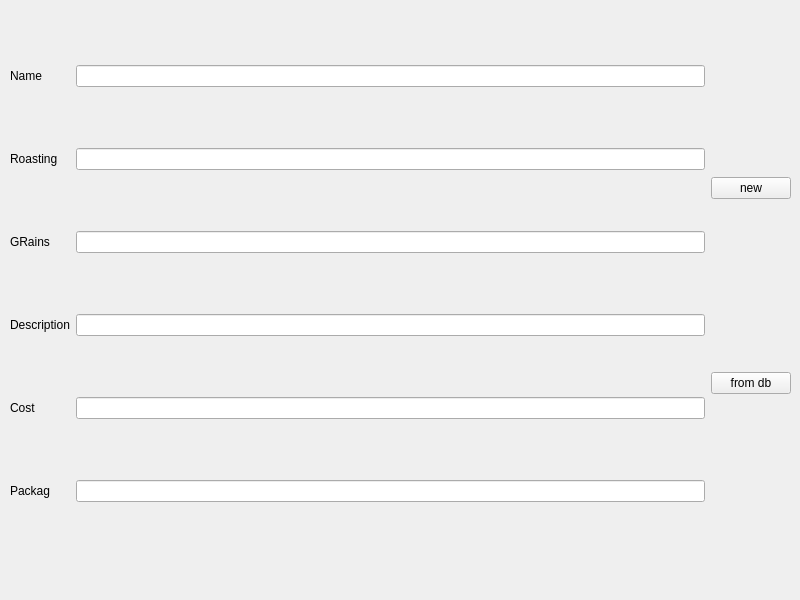
<?xml version="1.0" encoding="UTF-8"?>
<ui version="4.0">
 <class>MainWindow</class>
 <widget class="QMainWindow" name="MainWindow">
  <property name="geometry">
   <rect>
    <x>0</x>
    <y>0</y>
    <width>800</width>
    <height>600</height>
   </rect>
  </property>
  <property name="windowTitle">
   <string>MainWindow</string>
  </property>
  <widget class="QWidget" name="centralwidget">
   <widget class="QWidget" name="horizontalLayoutWidget">
    <property name="geometry">
     <rect>
      <x>10</x>
      <y>10</y>
      <width>781</width>
      <height>551</height>
     </rect>
    </property>
    <layout class="QHBoxLayout" name="horizontalLayout">
     <item>
      <layout class="QGridLayout" name="gridLayout">
       <item row="0" column="1">
        <widget class="QLineEdit" name="name"/>
       </item>
       <item row="0" column="0">
        <widget class="QLabel" name="label_2">
         <property name="text">
          <string>Name</string>
         </property>
        </widget>
       </item>
       <item row="3" column="0">
        <widget class="QLabel" name="label_5">
         <property name="text">
          <string>Description</string>
         </property>
        </widget>
       </item>
       <item row="1" column="1">
        <widget class="QLineEdit" name="roasting"/>
       </item>
       <item row="3" column="1">
        <widget class="QLineEdit" name="description"/>
       </item>
       <item row="5" column="1">
        <widget class="QLineEdit" name="packag"/>
       </item>
       <item row="5" column="0">
        <widget class="QLabel" name="label_3">
         <property name="text">
          <string>Packag</string>
         </property>
        </widget>
       </item>
       <item row="4" column="1">
        <widget class="QLineEdit" name="cost"/>
       </item>
       <item row="2" column="1">
        <widget class="QLineEdit" name="grains"/>
       </item>
       <item row="1" column="0">
        <widget class="QLabel" name="label_7">
         <property name="text">
          <string>Roasting</string>
         </property>
        </widget>
       </item>
       <item row="2" column="0">
        <widget class="QLabel" name="label_6">
         <property name="text">
          <string>GRains</string>
         </property>
        </widget>
       </item>
       <item row="4" column="0">
        <widget class="QLabel" name="label_4">
         <property name="text">
          <string>Cost</string>
         </property>
        </widget>
       </item>
      </layout>
     </item>
     <item>
      <layout class="QVBoxLayout" name="verticalLayout_2">
       <item>
        <widget class="QPushButton" name="new_2">
         <property name="text">
          <string>new</string>
         </property>
        </widget>
       </item>
       <item>
        <widget class="QPushButton" name="from_db">
         <property name="text">
          <string>from db</string>
         </property>
        </widget>
       </item>
      </layout>
     </item>
    </layout>
   </widget>
  </widget>
 </widget>
 <resources/>
 <connections/>
</ui>
